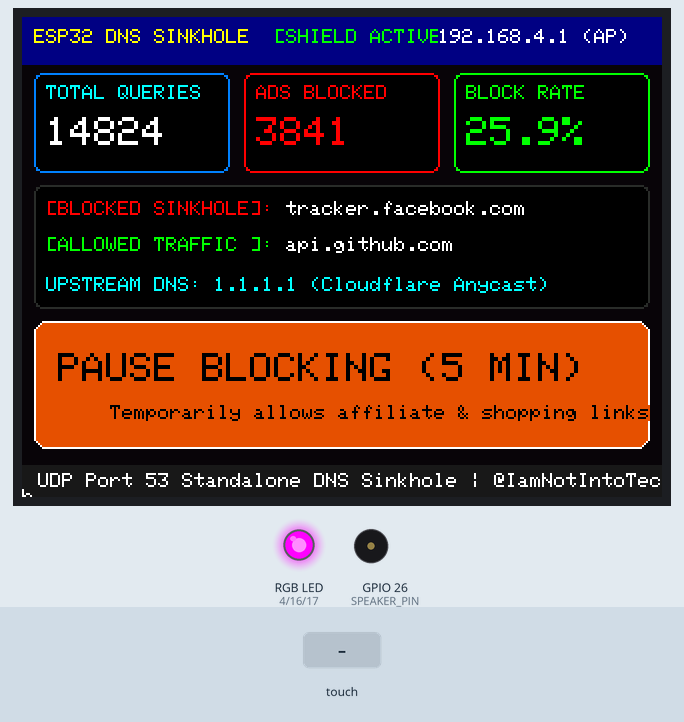
This sketch was run on a simulated ESP32. On the bench: 320×240 colour display, an RGB LED mixed from three pins (HIGH = lit), buzzer (waves = sounding). Inputs (shaded band) come from the test bench. WiFi joins after 1.5 s; servers stay silent unless stated; random numbers use the default seed unless the sketch sets one; what the sketch prints to the serial monitor is not drawn.

Above: at 2.8 s.
2.9 s: touch panel pressed at 13 % / 50 % of its raw x / y range
At 3.9 s:
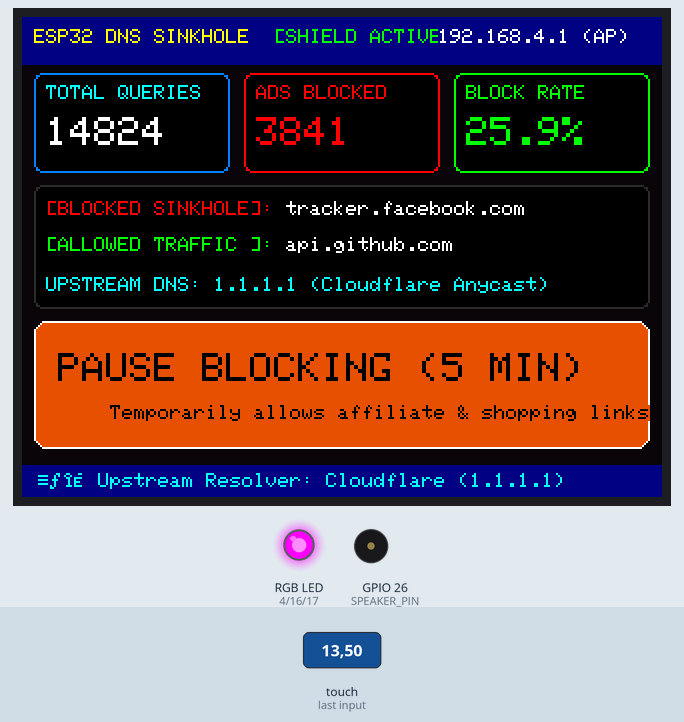
5.9 s: touch panel pressed at 13 % / 70 % of its raw x / y range
At 7.4 s:
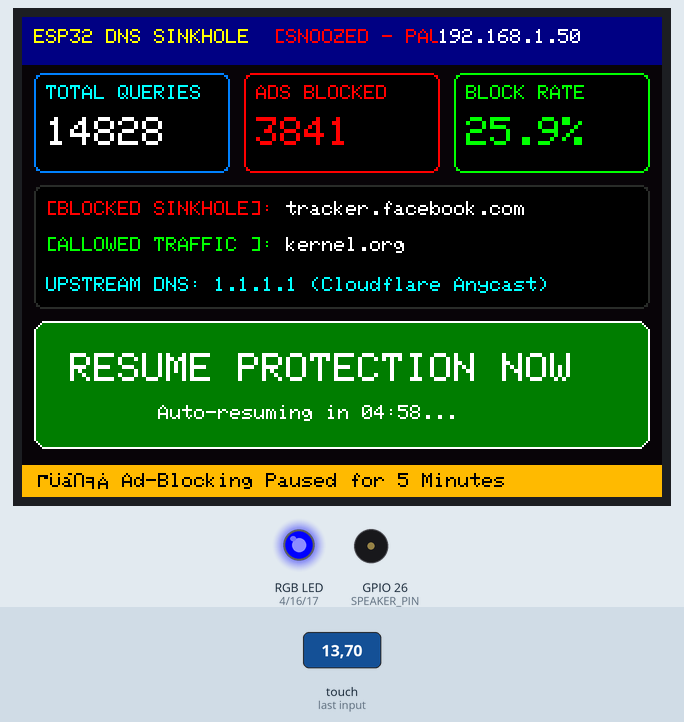
8.9 s: touch panel pressed at 38 % / 30 % of its raw x / y range
At 9.9 s:
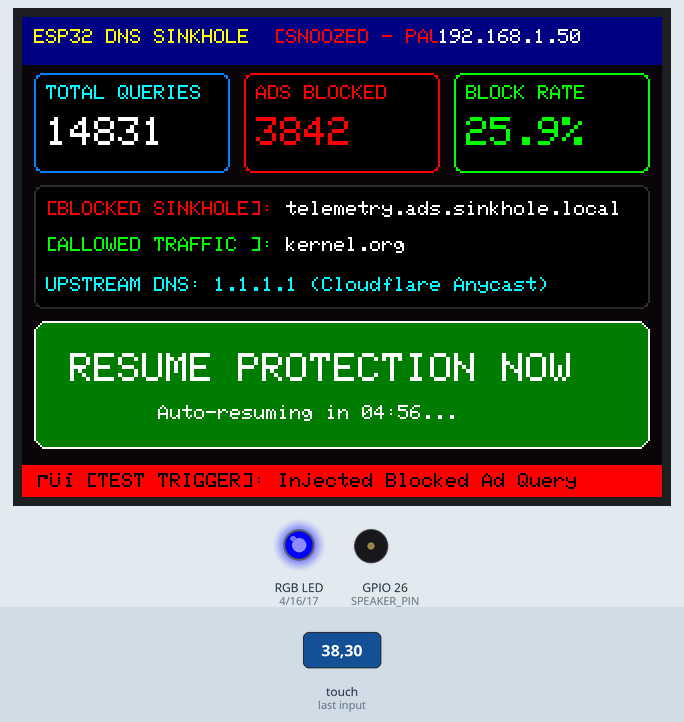
11.9 s: touch panel pressed at 38 % / 70 % of its raw x / y range
At 13.9 s:
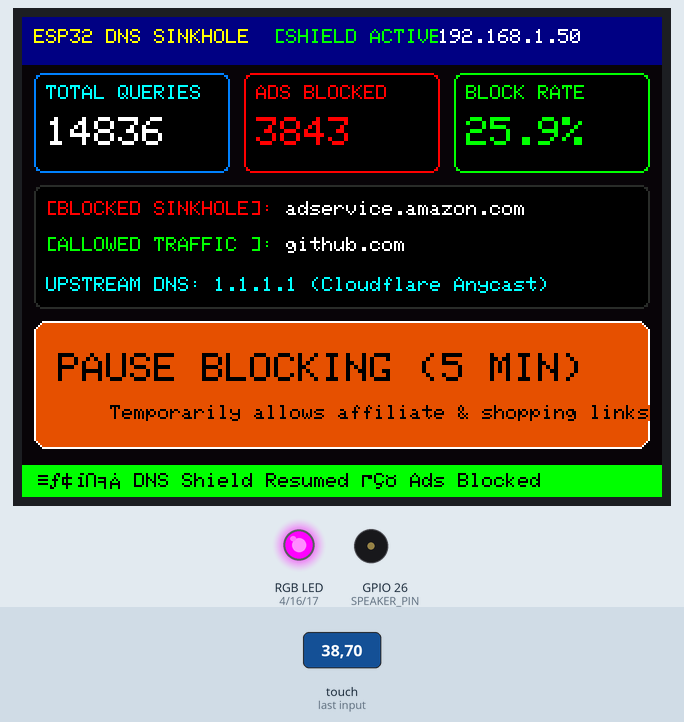
14.8 s: touch panel pressed at 13 % / 10 % of its raw x / y range
At 16.2 s:
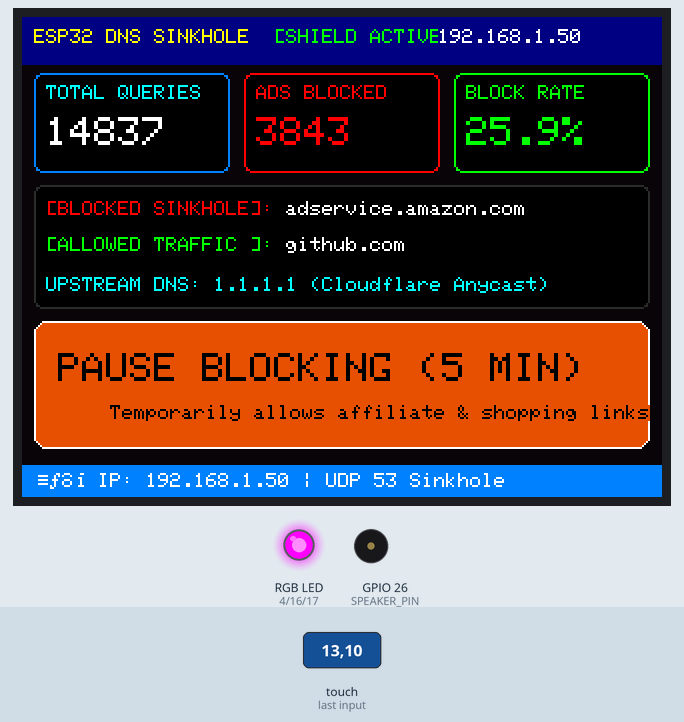
17.8 s: touch panel pressed at 13 % / 30 % of its raw x / y range
At 18.6 s:
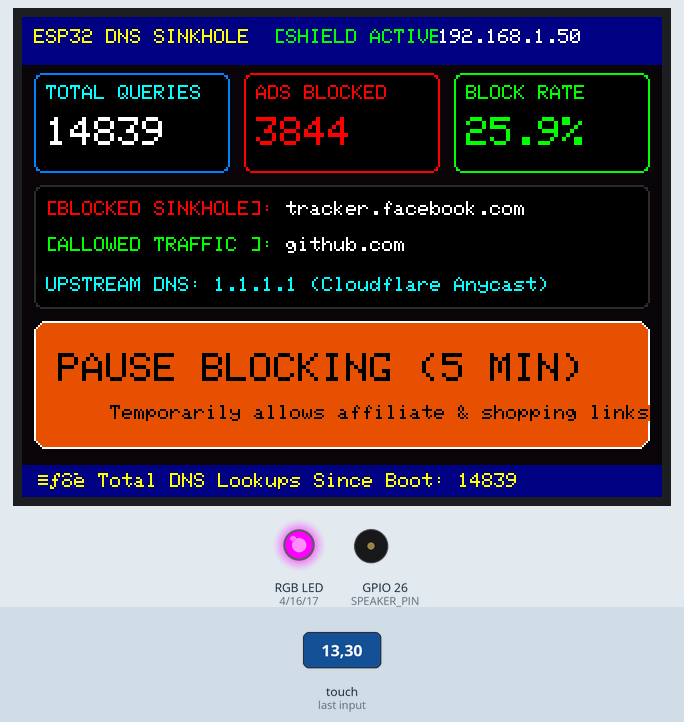
Timing chart, 0 to 20.8 s (numbered marks = the images above; inputs shaded):
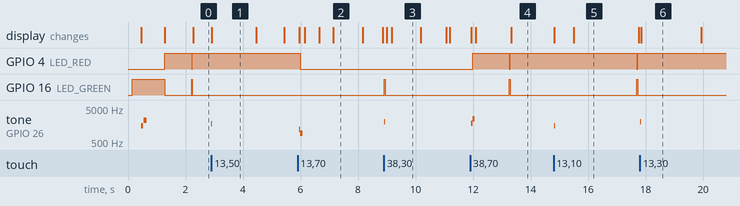

The sketch:

06-dns-sinkhole-monitor.ino
```cpp
/**
 * @file 06-dns-sinkhole-monitor.ino
 * @brief ESP32 Ad-Blocking DNS Sinkhole & Traffic Monitor (Flicker-Free & Calibrated)
 * @author Tushar Aggarwal (@tushar2704)
 * @channel IamNotIntoTech (https://youtube.com/@IamNotIntoTech)
 *
 * Hardware:
 * - Elecrow CrowPanel 2.8" / ESP32-2432S028R
 * - Display: ILI9341 320x240 (HSPI: MOSI=13, MISO=12, CLK=14, CS=15)
 * - Touch: XPT2046 Resistive Touch (VSPI: MOSI=32, MISO=39, CLK=25, CS=33)
 * - Network: ESP32 Wi-Fi + UDP Port 53 DNS Sinkhole
 * - Audio: GPIO 26 Tone feedback
 * - RGB LED: GPIO 4, 16, 17 [Active LOW]
 */

#include <WiFi.h>
#include <WiFiUdp.h>
#include <SPI.h>
#include <TFT_eSPI.h>
#include <XPT2046_Touchscreen.h>

// Accurate CYD 2.8" Resistive Touch SPI Pinout
#define XPT2046_MOSI  32
#define XPT2046_MISO  39
#define XPT2046_CLK   25
#define XPT2046_CS    33
#define XPT2046_IRQ   36

#define LED_RED       4
#define LED_GREEN     16
#define LED_BLUE      17
#define LDR_PIN       34
#define SPEAKER_PIN   26

// Wi-Fi Config
const char* ssid = "HOMELAB_WIFI";
const char* password = "homelab_secret";

SPIClass touchSPI(VSPI);
XPT2046_Touchscreen ts(XPT2046_CS); // Polling mode avoids GPIO 36 interrupt lockup
TFT_eSPI tft = TFT_eSPI();
WiFiUDP dnsServer;

// Sinkhole Statistics
unsigned long totalQueries = 14820;
unsigned long blockedQueries = 3840;
unsigned long prevTotalQueries = 0;
unsigned long prevBlockedQueries = 0;
float prevBlockRate = -1.0f;
String lastBlockedDomain = "ads.doubleclick.net";
String lastAllowedDomain = "api.github.com";

// Snooze Management
bool isSnoozed = false;
unsigned long snoozeStartTime = 0;
const unsigned long SNOOZE_DURATION = 300000; // 5 minutes in ms
unsigned long lastSimTraffic = 0;
unsigned long lastSnoozeTimerUpdate = 0;
unsigned long lastTouchTime = 0;
unsigned long footerClearTime = 0;

// High-confidence ad & tracking keywords
const char* adKeywords[] = {
  "adservice", "doubleclick", "telemetry", "analytics",
  "crashlytics", "track", "metrics", "banner", "pixel"
};

void setRgbLed(bool r, bool g, bool b) {
  digitalWrite(LED_RED, r ? LOW : HIGH);
  digitalWrite(LED_GREEN, g ? LOW : HIGH);
  digitalWrite(LED_BLUE, b ? LOW : HIGH);
}

void playBeep(int freq, int durationMs) {
  tone(SPEAKER_PIN, freq, durationMs);
}

bool isDomainBlacklisted(const String& domain) {
  if (isSnoozed) return false;
  for (int i = 0; i < 9; i++) {
    if (domain.indexOf(adKeywords[i]) >= 0) {
      return true;
    }
  }
  return false;
}

void updateFooter(const char* message, uint16_t fg = TFT_WHITE, uint16_t bg = 0x18C3) {
  tft.fillRect(0, 224, 320, 16, bg);
  tft.setTextColor(fg, bg);
  tft.setTextSize(1);
  tft.setCursor(8, 228);
  tft.print(message);
}

void drawHeader() {
  tft.fillRect(0, 0, 320, 24, 0x0010);
  tft.setTextColor(0xFFE0, 0x0010);
  tft.setTextSize(1);
  tft.setCursor(6, 6);
  tft.print("ESP32 DNS SINKHOLE  ");
  tft.setTextColor(isSnoozed ? 0xF800 : 0x07E0, 0x0010);
  tft.print(isSnoozed ? "[SNOOZED - PAUSED]" : "[SHIELD ACTIVE]");

  // IP Address Badge
  tft.setTextColor(TFT_WHITE, 0x0010);
  tft.setCursor(208, 6);
  if (WiFi.status() == WL_CONNECTED) {
    tft.print(WiFi.localIP().toString());
  } else {
    tft.print("192.168.4.1 (AP)");
  }
}

void drawStaticCards() {
  int cardY = 28;
  int cardW = 98;
  int cardH = 50;

  // 1. Total Queries Card
  tft.fillRoundRect(6, cardY, cardW, cardH, 4, 0x0000);
  tft.drawRoundRect(6, cardY, cardW, cardH, 4, 0x041F);
  tft.setTextColor(0x07FF, 0x0000);
  tft.setTextSize(1);
  tft.setCursor(12, cardY + 6);
  tft.print("TOTAL QUERIES");

  // 2. Blocked Queries Card
  tft.fillRoundRect(111, cardY, cardW, cardH, 4, 0x0000);
  tft.drawRoundRect(111, cardY, cardW, cardH, 4, 0xF800);
  tft.setTextColor(0xF800, 0x0000);
  tft.setTextSize(1);
  tft.setCursor(117, cardY + 6);
  tft.print("ADS BLOCKED");

  // 3. Block Rate Card
  tft.fillRoundRect(216, cardY, cardW, cardH, 4, 0x0000);
  tft.drawRoundRect(216, cardY, cardW, cardH, 4, 0x07E0);
  tft.setTextColor(0x07E0, 0x0000);
  tft.setTextSize(1);
  tft.setCursor(222, cardY + 6);
  tft.print("BLOCK RATE");

  // 4. Live Domain Ticker Frame
  int tickY = 84;
  tft.fillRoundRect(6, tickY, 308, 62, 4, 0x0000);
  tft.drawRoundRect(6, tickY, 308, 62, 4, 0x2965);

  tft.setTextSize(1);
  tft.setTextColor(0x07FF, 0x0000);
  tft.setCursor(12, tickY + 46);
  tft.print("UPSTREAM DNS: 1.1.1.1 (Cloudflare Anycast)");
}

void updateMetrics(bool force = false) {
  int cardY = 28;

  // Total Queries
  if (force || totalQueries != prevTotalQueries) {
    prevTotalQueries = totalQueries;
    tft.fillRect(10, cardY + 20, 90, 24, 0x0000);
    tft.setTextColor(TFT_WHITE, 0x0000);
    tft.setTextSize(2);
    tft.setCursor(12, cardY + 22);
    tft.printf("%lu", totalQueries);
  }

  // Blocked Queries
  if (force || blockedQueries != prevBlockedQueries) {
    prevBlockedQueries = blockedQueries;
    tft.fillRect(115, cardY + 20, 90, 24, 0x0000);
    tft.setTextColor(0xF800, 0x0000);
    tft.setTextSize(2);
    tft.setCursor(117, cardY + 22);
    tft.printf("%lu", blockedQueries);
  }

  // Block Rate
  float blockRate = (totalQueries > 0) ? ((float)blockedQueries / totalQueries * 100.0f) : 0;
  if (force || abs(blockRate - prevBlockRate) >= 0.05f) {
    prevBlockRate = blockRate;
    tft.fillRect(220, cardY + 20, 90, 24, 0x0000);
    tft.setTextColor(0x07E0, 0x0000);
    tft.setTextSize(2);
    tft.setCursor(222, cardY + 22);
    tft.printf("%.1f%%", blockRate);
  }
}

void updateDomainTicker() {
  int tickY = 84;
  // Overwrite domain rows cleanly without full screen redraw
  tft.fillRect(10, tickY + 6, 300, 36, 0x0000);

  tft.setTextSize(1);
  tft.setTextColor(0xF800, 0x0000);
  tft.setCursor(12, tickY + 8);
  tft.print("[BLOCKED SINKHOLE]: ");
  tft.setTextColor(TFT_WHITE, 0x0000);
  tft.println(lastBlockedDomain);

  tft.setTextColor(0x07E0, 0x0000);
  tft.setCursor(12, tickY + 26);
  tft.print("[ALLOWED TRAFFIC ]: ");
  tft.setTextColor(TFT_WHITE, 0x0000);
  tft.println(lastAllowedDomain);
}

void drawSnoozeButton(bool pressed = false) {
  int btnY = 152;
  int btnW = 308;
  int btnH = 64;

  uint16_t btnBg = pressed ? TFT_WHITE : (isSnoozed ? 0x03E0 : 0xE280);
  uint16_t fgColor = pressed ? TFT_BLACK : (isSnoozed ? TFT_WHITE : TFT_BLACK);

  tft.fillRoundRect(6, btnY, btnW, btnH, 6, btnBg);
  tft.drawRoundRect(6, btnY, btnW, btnH, 6, pressed ? 0x07FF : TFT_WHITE);

  tft.setTextColor(fgColor, btnBg);
  tft.setTextSize(2);

  if (isSnoozed) {
    unsigned long elapsed = millis() - snoozeStartTime;
    unsigned long remainingSec = (elapsed < SNOOZE_DURATION) ? ((SNOOZE_DURATION - elapsed) / 1000) : 0;
    tft.setCursor(24, btnY + 16);
    tft.print("RESUME PROTECTION NOW");
    tft.setTextSize(1);
    tft.setCursor(68, btnY + 42);
    tft.printf("Auto-resuming in %02lu:%02lu...", remainingSec / 60, remainingSec % 60);
  } else {
    tft.setCursor(18, btnY + 16);
    tft.print("PAUSE BLOCKING (5 MIN)");
    tft.setTextSize(1);
    tft.setCursor(44, btnY + 42);
    tft.print("Temporarily allows affiliate & shopping links");
  }
}

void toggleSnooze() {
  // Animate press
  drawSnoozeButton(true);

  isSnoozed = !isSnoozed;
  if (isSnoozed) {
    snoozeStartTime = millis();
    playBeep(1200, 60);
    delay(40);
    playBeep(900, 80);
    setRgbLed(true, true, false); // Amber = Snoozed
    updateFooter("⚠️ Ad-Blocking Paused for 5 Minutes", TFT_BLACK, 0xFDC0);
  } else {
    playBeep(1800, 60);
    delay(40);
    playBeep(2400, 80);
    setRgbLed(false, true, false); // Green = Protected
    updateFooter("🛡️ DNS Shield Resumed — Ads Blocked", TFT_BLACK, 0x07E0);
  }
  footerClearTime = millis() + 3500;

  delay(60);
  drawHeader();
  drawSnoozeButton(false);
}

void processIncomingDns() {
  int packetSize = dnsServer.parsePacket();
  if (packetSize > 0) {
    uint8_t buffer[512];
    int len = dnsServer.read(buffer, sizeof(buffer));
    totalQueries++;

    // Basic DNS Query Header parsing
    if (len > 12) {
      String domain = "";
      int idx = 12;
      while (idx < len && buffer[idx] != 0) {
        int labelLen = buffer[idx++];
        for (int l = 0; l < labelLen && idx < len; l++) {
          domain += (char)buffer[idx++];
        }
        domain += ".";
      }

      if (isDomainBlacklisted(domain)) {
        blockedQueries++;
        lastBlockedDomain = domain;
        setRgbLed(true, false, false); // Red pulse

        // Craft DNS Sinkhole Response (0.0.0.0)
        buffer[2] |= 0x81;
        buffer[3] |= 0x80;
        buffer[6] = 0x00; buffer[7] = 0x01; // 1 Answer

        int ansIdx = len;
        buffer[ansIdx++] = 0xC0; buffer[ansIdx++] = 0x0C; // Pointer
        buffer[ansIdx++] = 0x00; buffer[ansIdx++] = 0x01; // Type A
        buffer[ansIdx++] = 0x00; buffer[ansIdx++] = 0x01; // Class IN
        buffer[ansIdx++] = 0x00; buffer[ansIdx++] = 0x00; buffer[ansIdx++] = 0x00; buffer[ansIdx++] = 0x3C; // TTL 60s
        buffer[ansIdx++] = 0x00; buffer[ansIdx++] = 0x04; // Data length 4
        buffer[ansIdx++] = 0; buffer[ansIdx++] = 0; buffer[ansIdx++] = 0; buffer[ansIdx++] = 0; // 0.0.0.0

        dnsServer.beginPacket(dnsServer.remoteIP(), dnsServer.remotePort());
        dnsServer.write(buffer, ansIdx);
        dnsServer.endPacket();

        updateMetrics();
        updateDomainTicker();
        delay(10);
        setRgbLed(isSnoozed ? true : false, true, false);
      } else {
        lastAllowedDomain = domain;
        updateMetrics();
        updateDomainTicker();
      }
    }
  }
}

void setup() {
  Serial.begin(115200);
  delay(150);

  Serial.println("\n--- [Elecrow 2.8 CYD] 06 DNS Sinkhole & Traffic Monitor ---");
  Serial.println("Channel: @IamNotIntoTech");
  Serial.println("Author: Tushar Aggarwal (@tushar2704)");

  pinMode(LED_RED, OUTPUT);
  pinMode(LED_GREEN, OUTPUT);
  pinMode(LED_BLUE, OUTPUT);
  setRgbLed(true, false, false); // Red = Init

  pinMode(SPEAKER_PIN, OUTPUT);
  pinMode(LDR_PIN, INPUT);

  tft.init();
  tft.setRotation(1);
  tft.fillScreen(0x0821);

  // Dedicated CYD 2.8" Resistive Touch initialization
  touchSPI.begin(XPT2046_CLK, XPT2046_MISO, XPT2046_MOSI, XPT2046_CS);
  ts.begin(touchSPI);
  ts.setRotation(1);

  // Wi-Fi Station & SoftAP fallback
  WiFi.mode(WIFI_AP_STA);
  WiFi.begin(ssid, password);
  dnsServer.begin(53); // Standard DNS UDP Port 53

  // Splash Screen
  tft.fillRoundRect(20, 30, 280, 180, 8, 0x0000);
  tft.drawRoundRect(20, 30, 280, 180, 8, 0xF800);

  tft.setTextColor(0xFDC0, 0x0000);
  tft.setTextSize(2);
  tft.setCursor(44, 55);
  tft.print("IamNotIntoTech");

  tft.setTextColor(TFT_WHITE, 0x0000);
  tft.setTextSize(1);
  tft.setCursor(44, 90);
  tft.print("ELECROW 2.8\" CYD PROJECT SUITE");

  tft.setTextColor(0x07E0, 0x0000);
  tft.setCursor(44, 115);
  tft.print("Project 06: Ad-Blocking DNS Sinkhole");

  tft.setTextColor(TFT_DARKGREY, 0x0000);
  tft.setCursor(44, 140);
  tft.print("UDP Port 53 | 5-Minute Snooze Protection");

  playBeep(1500, 80);
  delay(100);
  playBeep(2200, 100);
  delay(500);

  tft.fillScreen(0x0821);
  drawHeader();
  drawStaticCards();
  updateMetrics(true);
  updateDomainTicker();
  drawSnoozeButton(false);
  updateFooter("UDP Port 53 Standalone DNS Sinkhole | @IamNotIntoTech");
  setRgbLed(false, true, false); // Green = Active Shield
}

void loop() {
  processIncomingDns();

  // Snooze auto-resume timeout check
  if (isSnoozed) {
    if (millis() - snoozeStartTime >= SNOOZE_DURATION) {
      isSnoozed = false;
      playBeep(2400, 120);
      setRgbLed(false, true, false);
      drawHeader();
      drawSnoozeButton(false);
      updateFooter("🛡️ 5-Minute Snooze Expired — Shield Active", TFT_BLACK, 0x07E0);
      footerClearTime = millis() + 3000;
    } else if (millis() - lastSnoozeTimerUpdate >= 1000) {
      lastSnoozeTimerUpdate = millis();
      drawSnoozeButton(false); // Update countdown second timer
    }
  }

  // Clear temporary action messages in footer
  if (footerClearTime > 0 && millis() > footerClearTime) {
    footerClearTime = 0;
    updateFooter(isSnoozed ? "Snooze Active: Ads Temporarily Permitted" : "UDP Port 53 Standalone DNS Sinkhole | @IamNotIntoTech");
  }

  // Standalone simulated traffic generator (smooth, non-flickering)
  if (millis() - lastSimTraffic > 2200) {
    lastSimTraffic = millis();
    totalQueries += random(1, 5);

    if (random(0, 10) > 6 && !isSnoozed) {
      blockedQueries++;
      const char* simAds[] = {
        "telemetry.google.com", "adservice.amazon.com", "metrics.icloud.com",
        "adclick.g.doubleclick.net", "analytics.tiktok.com", "tracker.facebook.com"
      };
      lastBlockedDomain = simAds[random(0, 6)];
      setRgbLed(true, false, false); // Quick red pulse
      delay(30);
      setRgbLed(isSnoozed ? true : false, true, false);
    } else {
      const char* simGoods[] = {
        "cdn.discordapp.com", "wikipedia.org", "registry.npmjs.org",
        "github.com", "youtube.com", "kernel.org"
      };
      lastAllowedDomain = simGoods[random(0, 6)];
    }

    updateMetrics(false);
    updateDomainTicker();
  }

  // Touch Handling (calibrated, non-inverted Y)
  if (ts.touched()) {
    TS_Point p = ts.getPoint();
    if (p.z > 50 || ts.touched()) {
      if (millis() - lastTouchTime > 220) {
        lastTouchTime = millis();

        // Elecrow 2.8" CYD Landscape calibration (non-inverted Y)
        int screenX = map(p.x, 240, 3800, 0, 320);
        int screenY = map(p.y, 240, 3800, 0, 240);
        screenX = constrain(screenX, 0, 319);
        screenY = constrain(screenY, 0, 239);

        Serial.printf("[TOUCH] Raw X=%d, Y=%d, Z=%d -> Screen (%d, %d)\n", p.x, p.y, p.z, screenX, screenY);

        // 1. Giant Snooze / Resume Button (X: 6 to 314, Y: 152 to 216)
        if (screenX >= 6 && screenX <= 314 && screenY >= 150 && screenY <= 218) {
          toggleSnooze();
          return;
        }

        // 2. Metric Cards Touch (Y: 26 to 80)
        if (screenY >= 26 && screenY <= 80) {
          playBeep(2000, 40);
          if (screenX < 108) { // Total Queries Card
            char msg[64];
            snprintf(msg, sizeof(msg), "📊 Total DNS Lookups Since Boot: %lu", totalQueries);
            updateFooter(msg, TFT_YELLOW, 0x0010);
          } else if (screenX < 212) { // Ads Blocked Card
            // Trigger instant manual ad-blocking test
            blockedQueries++;
            totalQueries++;
            lastBlockedDomain = "telemetry.ads.sinkhole.local";
            setRgbLed(true, false, false);
            delay(50);
            setRgbLed(isSnoozed ? true : false, true, false);
            updateMetrics(false);
            updateDomainTicker();
            updateFooter("⚡ [TEST TRIGGER]: Injected Blocked Ad Query", TFT_BLACK, 0xF800);
          } else { // Block Rate Card
            char msg[64];
            snprintf(msg, sizeof(msg), "🎯 Efficiency: %.1f%% Ad Traffic Dropped", prevBlockRate);
            updateFooter(msg, TFT_BLACK, 0x07E0);
          }
          footerClearTime = millis() + 3000;
          return;
        }

        // 3. Live Domain Ticker Card (Y: 82 to 148)
        if (screenY >= 82 && screenY <= 148) {
          playBeep(1700, 30);
          updateFooter("🌐 Upstream Resolver: Cloudflare (1.1.1.1)", TFT_CYAN, 0x0010);
          footerClearTime = millis() + 2500;
          return;
        }

        // 4. Header / IP Badge Tap (Y < 26)
        if (screenY < 26) {
          playBeep(1500, 30);
          char net[64];
          snprintf(net, sizeof(net), "📡 IP: %s | UDP 53 Sinkhole", WiFi.status() == WL_CONNECTED ? WiFi.localIP().toString().c_str() : "192.168.4.1");
          updateFooter(net, TFT_WHITE, 0x041F);
          footerClearTime = millis() + 3000;
          return;
        }
      }
    }
  }

  delay(20);
}
```

Measured:
- after the input at 2.9 s, tone on GPIO 26 (SPEAKER_PIN): silent → 1700 Hz at once, → silent 0.03 s later
- after the input at 5.9 s, tone on GPIO 26 (SPEAKER_PIN): silent → 1200 Hz after 0.05 s, → 900 Hz 0.04 s later, → silent 0.08 s later
- after the input at 8.9 s, GPIO 16 (LED_GREEN): LOW → HIGH at once, → LOW 0.05 s later; tone on GPIO 26 (SPEAKER_PIN): silent → 2000 Hz at once, → silent 0.04 s later
- after the input at 11.9 s, GPIO 4 (LED_RED): LOW → HIGH after 0.08 s, → LOW 1.3 s later, → HIGH 0.03 s later; GPIO 16 (LED_GREEN): LOW → HIGH after 1.4 s, → LOW 0.03 s later; tone on GPIO 26 (SPEAKER_PIN): silent → 1800 Hz at once, → 2400 Hz 0.04 s later, → silent 0.08 s later
- after the input at 14.8 s, tone on GPIO 26 (SPEAKER_PIN): silent → 1500 Hz at once, → silent 0.03 s later
- after the input at 17.8 s, tone on GPIO 26 (SPEAKER_PIN): silent → 2000 Hz at once, → silent 0.04 s later
- what the display in image 1 shows lasts 1.6 s, from 2.9 s to 4.5 s
